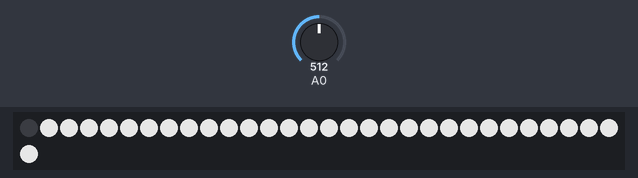
A sketch run on a simulated Arduino Uno, built with avr-gcc and run on an emulated ATmega328P. On the bench: 31 RGB LEDs in strip order, left to right, continuing on the next row. The test bench sets the inputs (shaded band); at power-on: A0 = 512. Dim RGB values are drawn brighter than linear.

Above: at 1.2 s.
1.3 s: A0 set to 716
2.8 s: A0 set to 511
4.3 s: A0 set to 306
At 5.1 s:
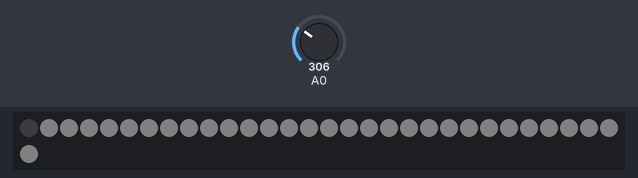
Timing chart, 0 to 7.3 s (numbered marks = the images above; inputs shaded):
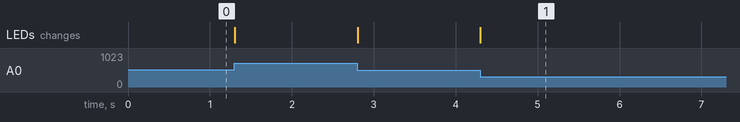

Measured:
- after the input at 4.3 s, the LEDs: change at once (image 1)

The sketch:

AnalogToNeoPixels.ino
```cpp
// AnalogToNeoPixels
// maps the analog pin A0 to turn NEO Pixels
//
// Requires Adafruit NeoPixel library
//

#include <Adafruit_NeoPixel.h>

#define PIXEL_PIN      3
#define NUMPIXELS      30

// When we setup the NeoPixel library, we tell it how many pixels, and which pin to use to send signals.
Adafruit_NeoPixel pixels = Adafruit_NeoPixel(NUMPIXELS+1, PIXEL_PIN, NEO_GRB + NEO_KHZ800);

// mic variables
int micLow = 300;
int micHigh = 600;

float decayingMicReading = 0;

// Setup function
// runs once at startup
void setup() {
  pixels.begin(); // INITIALIZE NeoPixel strip object (REQUIRED)

}

// main loop
// runs continuously:
void loop() {

  micToBrightness();
  // micToBrightnessEnvelopeFollow();
}

// Read Analog pin and map reading to a brightness value for all pixels
void micToBrightness(){
  // get value at analog pin
  int micValue = analogRead(A0);

  // map to new range
  int brightness = abs(map(micValue, micLow, micHigh, 0, 255));

  // constrain to range
  brightness = constrain(brightness, 0, 255);


  // set all pixels to the same brightness based on the current mic reading
  for(int i = 1; i < NUMPIXELS+1; i++){
    pixels.setPixelColor(i, pixels.Color(brightness, brightness, brightness));
  }
  // write them to the strip
    pixels.show();
}


// Read Analog pin and map reading to a brightness value for all pixels
void micToBrightnessEnvelopeFollow(){
  // get value at analog pin
  int micValue = analogRead(A0);

// Peak follower
// if new mic input value is greater than saved value than use the new input
  if (micValue > decayingMicReading){
    decayingMicReading = micValue;
  }
  // if it is not greater then decay the value over time
  else{
    decayingMicReading *= .999;
  }

  // map to new range
  int brightness = abs(map(decayingMicReading, micLow, micHigh, 0, 255));

  // constrain to range
  brightness = constrain(brightness, 0, 255);

  // if (brightness < 50){
  //   brightness = 0;
  // }

  // set all pixels to the same brightness based on the current mic reading
  for(int i = 1; i < NUMPIXELS+1; i++){
    pixels.setPixelColor(i, pixels.Color(brightness, brightness, brightness));
  }
  // write them to the strip
    pixels.show();
}
```
